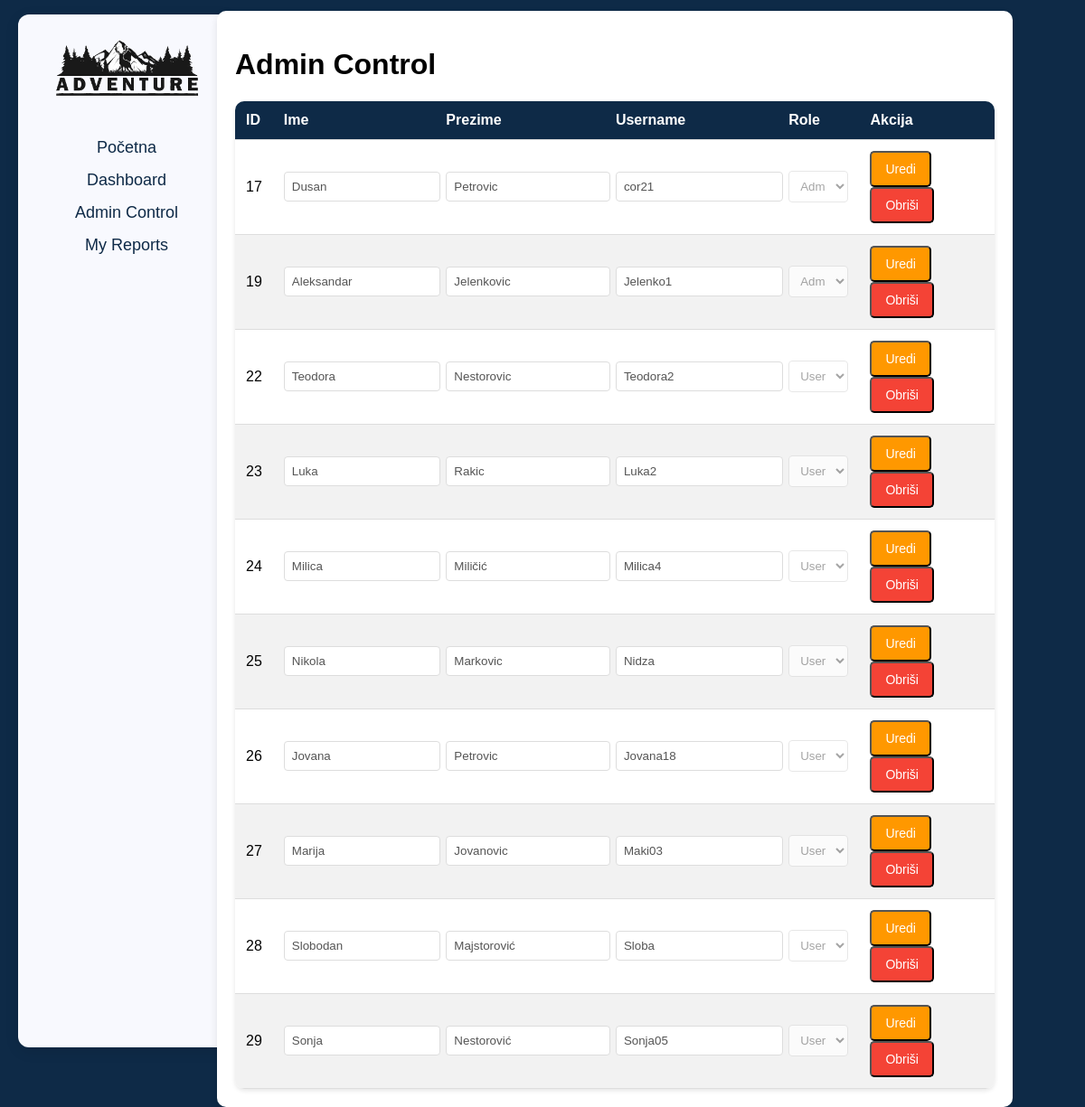
The app's page /wbp/admin/adminControl.php with its own data.
### tables this page shows
CREATE TABLE `korisnik` (
  `ID` int(11) NOT NULL,
  `Ime` text NOT NULL,
  `Prezime` text NOT NULL,
  `username` varchar(255) NOT NULL,
  `password` varchar(255) NOT NULL,
  `role` varchar(255) NOT NULL DEFAULT 'user'
);

### wbp/admin/adminControl.php (the view, shortened to what this page needs)
<?php
$conn = db_connect();
$query = "SELECT * FROM korisnik";
$result = $conn->query($query);
if ($result->num_rows > 0) {
    $users = $result->fetch_all(MYSQLI_ASSOC);
} else {
    $users = [];
}
?>
<!DOCTYPE html>
<html lang="en">
<head>
    <link href="wbp/public/css/dashboard.css" rel="stylesheet">
</head>
<body>
<header>
<?php include 'dashTemp/dash-header.php'; ?>
</header>
<div class="container">
    <h1>Admin Control</h1>
    <table class="table table-striped">
        <thead>
            <tr>
                <th>ID</th>
                <th>Ime</th>
                <th>Prezime</th>
                <th>Username</th>
                <th>Role</th>
                <th>Akcija</th>
            </tr>
        </thead>
        <tbody>
            <?php
            if (!empty($users)) {
                foreach ($users as $userData): ?>
                    <tr id="user-<?php echo $userData['ID']; ?>">
                        <td><?php echo $userData['ID']; ?></td>
                        <td id="ime-<?php echo $userData['ID']; ?>" class="editable" data-column="ime">
                            <input type="text" value="<?php echo $userData['Ime']; ?>" disabled>
                        </td>
                        <td id="prezime-<?php echo $userData['ID']; ?>" class="editable" data-column="prezime">
                            <input type="text" value="<?php echo $userData['Prezime']; ?>" disabled>
                        </td>
                        <td id="username-<?php echo $userData['ID']; ?>" class="editable" data-column="username">
                            <input type="text" value="<?php echo $userData['username']; ?>" disabled>
                        </td>
                        <td id="role-<?php echo $userData['ID']; ?>" class="editable" data-column="role">
                            <select disabled>
                                <option value="user" <?php echo ($userData['role'] == 'user') ? 'selected' : ''; ?>>User</option>
                                <option value="admin" <?php echo ($userData['role'] == 'admin') ? 'selected' : ''; ?>>Admin</option>
                            </select>
                        </td>
                        <td>
                        <button class="btn btn-warning btn-sm" data-id="<?php echo $userData['ID']; ?>" onclick="toggleEdit(<?php echo $userData['ID']; ?>)">Uredi</button>
                        <button class="btn btn-danger btn-sm" data-id="<?php echo $userData['ID']; ?>">Obriši</button>
                        </td>
                    </tr>
                <?php endforeach;
            } else {
                echo "<tr><td colspan='6'>Nema korisnika</td></tr>";
            }
            ?>
        </tbody>
    </table>
</div>
</body>
</html>

### wbp/public/css/dashboard.css (style rules this page uses)
:root { --primary-color: #0e2a47; --secondary-color: #f8f9fe; --tertiary-color: #5e8c7e; --quaternary-color: #e6e8f1; }
body { font-family: 'Nunito', sans-serif; background-color: var(--primary-color); margin: 0; padding: 0; }
.container { border-radius: 10px; margin-left: 250px; padding: 20px; background-color: white; }
.table { width: 100%; border-collapse: collapse; background-color: white; border-radius: 10px; overflow: hidden; box-shadow: 0px 2px 5px rgba(0, 0, 0, 0.1); }
.table th, .table td { padding: 12px; text-align: left; border-bottom: 1px solid #ddd; }
.table th { background-color: var(--primary-color); color: white; }
.table tr:nth-child(even) { background-color: #f2f2f2; }
.editable input, .editable select { background-color: white; border: 1px solid #ddd; padding: 8px; width: 100%; border-radius: 4px; }
.btn { border-radius: 5px; padding: 10px 15px; font-size: 14px; cursor: pointer; }
.btn-warning { background-color: #ff9800; color: white; }
.btn-danger { background-color: #f44336; color: white; }
.container { width: 70%; margin-left: 20%; margin-right: 20%; position: relative; background-color: white; padding: 20px; border-radius: 10px; box-shadow: 0px 4px 10px rgba(0, 0, 0, 0.1); margin-top: 1.0%; }

### records on screen
korisnik: ID "17", Ime "Dusan", Prezime "Petrovic", username "cor21", role "Admin"
korisnik: ID "19", Ime "Aleksandar", Prezime "Jelenkovic", username "Jelenko1", role "Admin"
korisnik: ID "22", Ime "Teodora", Prezime "Nestorovic", username "Teodora2", role "User"
korisnik: ID "23", Ime "Luka", Prezime "Rakic", username "Luka2", role "User"
korisnik: ID "24", Ime "Milica", Prezime "Miličić", username "Milica4", role "User"
korisnik: ID "25", Ime "Nikola", Prezime "Markovic", username "Nidza", role "User"
korisnik: ID "26", Ime "Jovana", Prezime "Petrovic", username "Jovana18", role "User"
korisnik: ID "27", Ime "Marija", Prezime "Jovanovic", username "Maki03", role "User"
korisnik: ID "28", Ime "Slobodan", Prezime "Majstorović", username "Sloba", role "User"
korisnik: ID "29", Ime "Sonja", Prezime "Nestorović", username "Sonja05", role "User"
